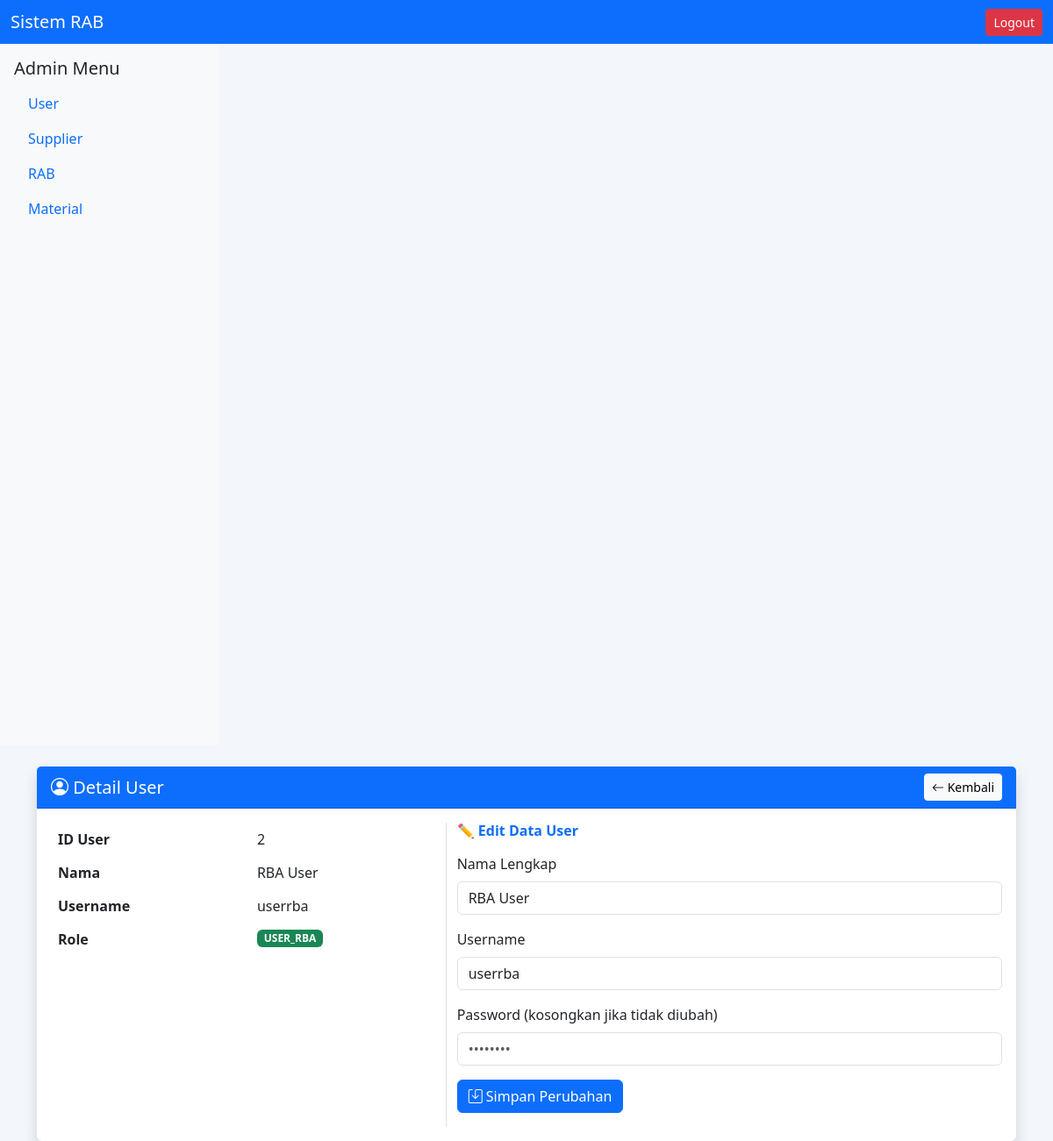
The page /views/detailuser.php?id=2 (signed in) on the database its author committed.
### tables this page shows
CREATE TABLE `users` (
  `id_user` int(11) NOT NULL,
  `nama` varchar(100) DEFAULT NULL,
  `username` varchar(100) DEFAULT NULL,
  `password` varchar(255) DEFAULT NULL,
  `role` enum('admin','user_rba','supplier') DEFAULT 'user_rba'
);

### views/detailuser.php (the view, shortened to what this page needs)
<?php
include '../config/database.php';
include '../partials/header.php';
include '../partials/sidebar.php';
$id = $_GET['id'];
$user = mysqli_fetch_assoc(mysqli_query($conn, "SELECT * FROM users WHERE id_user='$id'"));
?>
<!DOCTYPE html>
<html lang="id">
<head>
  <link href="https://cdn.jsdelivr.net/npm/bootstrap@5.3.0/dist/css/bootstrap.min.css" rel="stylesheet">
  <link href="https://cdn.jsdelivr.net/npm/bootstrap-icons@1.11.1/font/bootstrap-icons.css" rel="stylesheet">
</head>
<body style="background-color:#f3f6fa;">
<div class="container mt-4">
  <div class="card shadow border-0">
    <div class="card-header bg-primary text-white d-flex justify-content-between align-items-center">
      <h5 class="mb-0"><i class="bi bi-person-circle"></i> Detail User</h5>
      <a href="user.php" class="btn btn-light btn-sm"><i class="bi bi-arrow-left"></i> Kembali</a>
    </div>
    <div class="card-body">
      <div class="row">
        <div class="col-md-5">
          <table class="table table-borderless">
            <tr><th>ID User</th><td><?= $user['id_user'] ?></td></tr>
            <tr><th>Nama</th><td><?= htmlspecialchars($user['nama']) ?></td></tr>
            <tr><th>Username</th><td><?= htmlspecialchars($user['username']) ?></td></tr>
            <tr><th>Role</th><td><span class="badge bg-success"><?= strtoupper($user['role']) ?></span></td></tr>
          </table>
        </div>
        <div class="col-md-7 border-start">
          <h6 class="fw-bold text-primary mb-3">✏️ Edit Data User</h6>
          <form method="POST">
            <div class="mb-3">
              <label class="form-label">Nama Lengkap</label>
              <input type="text" name="nama" class="form-control" value="<?= htmlspecialchars($user['nama']) ?>" required>
            </div>
            <div class="mb-3">
              <label class="form-label">Username</label>
              <input type="text" name="username" class="form-control" value="<?= htmlspecialchars($user['username']) ?>" required>
            </div>
            <div class="mb-3">
              <label class="form-label">Password (kosongkan jika tidak diubah)</label>
              <input type="password" name="password" class="form-control" placeholder="••••••••">
            </div>
            <button type="submit" name="update" class="btn btn-primary"><i class="bi bi-save"></i> Simpan Perubahan</button>
          </form>
        </div>
      </div>
    </div>
  </div>
</div>
</body>
</html>

### rows shown on the page
users: id_user "2", nama "RBA User", username "userrba", role "USER_RBA"

### other values the page prints
$role "Admin"
